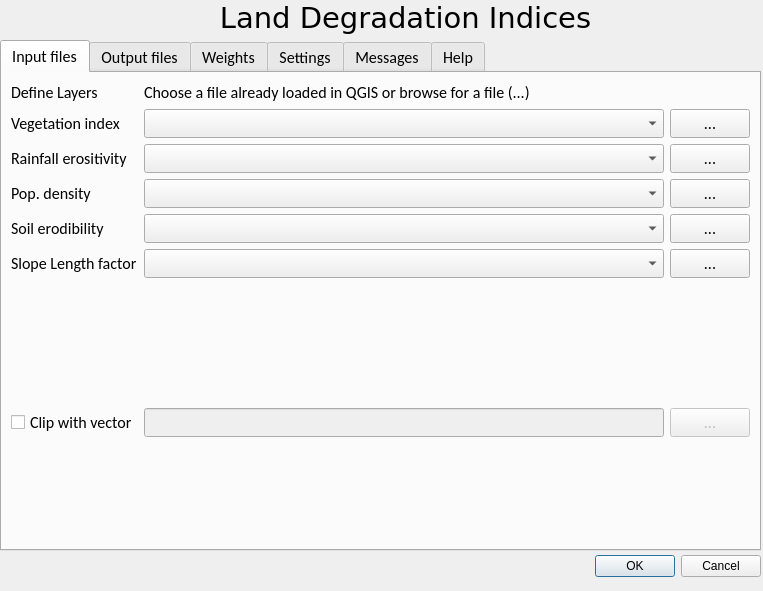
<?xml version="1.0" encoding="UTF-8"?>
<ui version="4.0">
 <class>RCMRD_LandDegrDialogBase</class>
 <widget class="QDialog" name="RCMRD_LandDegrDialogBase">
  <property name="geometry">
   <rect>
    <x>0</x>
    <y>0</y>
    <width>763</width>
    <height>591</height>
   </rect>
  </property>
  <property name="windowTitle">
   <string>Land Degradation (RCMRD)</string>
  </property>
  <widget class="QDialogButtonBox" name="button_box">
   <property name="geometry">
    <rect>
     <x>420</x>
     <y>550</y>
     <width>341</width>
     <height>32</height>
    </rect>
   </property>
   <property name="orientation">
    <enum>Qt::Horizontal</enum>
   </property>
   <property name="standardButtons">
    <set>QDialogButtonBox::Cancel|QDialogButtonBox::Ok</set>
   </property>
  </widget>
  <widget class="QTabWidget" name="tabWidget">
   <property name="geometry">
    <rect>
     <x>0</x>
     <y>40</y>
     <width>761</width>
     <height>511</height>
    </rect>
   </property>
   <property name="font">
    <font>
     <family>Calibri</family>
     <pointsize>12</pointsize>
    </font>
   </property>
   <property name="locale">
    <locale language="English" country="UnitedStates"/>
   </property>
   <property name="tabPosition">
    <enum>QTabWidget::North</enum>
   </property>
   <property name="tabShape">
    <enum>QTabWidget::Rounded</enum>
   </property>
   <property name="currentIndex">
    <number>0</number>
   </property>
   <property name="tabsClosable">
    <bool>false</bool>
   </property>
   <property name="movable">
    <bool>false</bool>
   </property>
   <widget class="QWidget" name="tabFiles">
    <property name="locale">
     <locale language="English" country="UnitedStates"/>
    </property>
    <attribute name="title">
     <string>Input files</string>
    </attribute>
    <layout class="QGridLayout" name="gridLayout_4">
     <item row="8" column="1">
      <spacer name="horizontalSpacer">
       <property name="orientation">
        <enum>Qt::Horizontal</enum>
       </property>
       <property name="sizeHint" stdset="0">
        <size>
         <width>40</width>
         <height>20</height>
        </size>
       </property>
      </spacer>
     </item>
     <item row="6" column="0">
      <widget class="QLabel" name="label_19">
       <property name="text">
        <string>Soil erodibility</string>
       </property>
      </widget>
     </item>
     <item row="0" column="1">
      <widget class="QLabel" name="label_4">
       <property name="text">
        <string>Choose a file already loaded in QGIS or browse for a file (...)</string>
       </property>
      </widget>
     </item>
     <item row="0" column="0">
      <widget class="QLabel" name="label_3">
       <property name="text">
        <string>Define Layers</string>
       </property>
      </widget>
     </item>
     <item row="5" column="0">
      <widget class="QLabel" name="labelPopDensity">
       <property name="text">
        <string>Pop. density</string>
       </property>
      </widget>
     </item>
     <item row="7" column="2">
      <widget class="QPushButton" name="buttonSlopeLF">
       <property name="text">
        <string>...</string>
       </property>
      </widget>
     </item>
     <item row="6" column="2">
      <widget class="QPushButton" name="buttonErodibility">
       <property name="text">
        <string>...</string>
       </property>
      </widget>
     </item>
     <item row="7" column="0">
      <widget class="QLabel" name="labelSlopeLF">
       <property name="text">
        <string>Slope Length factor</string>
       </property>
      </widget>
     </item>
     <item row="5" column="1">
      <widget class="QComboBox" name="comboPopDensity"/>
     </item>
     <item row="7" column="1">
      <widget class="QComboBox" name="comboSlopeLF"/>
     </item>
     <item row="6" column="1">
      <widget class="QComboBox" name="comboSoilErodibility"/>
     </item>
     <item row="1" column="1">
      <widget class="QComboBox" name="comboVegetationIndex"/>
     </item>
     <item row="1" column="0">
      <widget class="QLabel" name="labelVegetationIndex">
       <property name="text">
        <string>Vegetation index</string>
       </property>
      </widget>
     </item>
     <item row="2" column="0">
      <widget class="QLabel" name="labelRainfallErosivity">
       <property name="text">
        <string>Rainfall erositivity</string>
       </property>
      </widget>
     </item>
     <item row="2" column="1">
      <widget class="QComboBox" name="comboRainfallErosivity"/>
     </item>
     <item row="5" column="2">
      <widget class="QPushButton" name="buttonPopDensity">
       <property name="text">
        <string>...</string>
       </property>
      </widget>
     </item>
     <item row="2" column="2">
      <widget class="QPushButton" name="buttonRainfallErosivity">
       <property name="text">
        <string>...</string>
       </property>
      </widget>
     </item>
     <item row="1" column="2">
      <widget class="QPushButton" name="buttonVegetationIndex">
       <property name="text">
        <string>...</string>
       </property>
      </widget>
     </item>
     <item row="11" column="1">
      <spacer name="verticalSpacer_4">
       <property name="orientation">
        <enum>Qt::Vertical</enum>
       </property>
       <property name="sizeHint" stdset="0">
        <size>
         <width>20</width>
         <height>40</height>
        </size>
       </property>
      </spacer>
     </item>
     <item row="10" column="0">
      <widget class="QCheckBox" name="checkClipShp">
       <property name="text">
        <string>Clip with vector</string>
       </property>
      </widget>
     </item>
     <item row="10" column="1">
      <widget class="QLineEdit" name="editClipShp">
       <property name="enabled">
        <bool>false</bool>
       </property>
      </widget>
     </item>
     <item row="10" column="2">
      <widget class="QPushButton" name="buttonClipShp">
       <property name="enabled">
        <bool>false</bool>
       </property>
       <property name="text">
        <string>...</string>
       </property>
      </widget>
     </item>
     <item row="9" column="1">
      <spacer name="verticalSpacer_3">
       <property name="orientation">
        <enum>Qt::Vertical</enum>
       </property>
       <property name="sizeHint" stdset="0">
        <size>
         <width>20</width>
         <height>40</height>
        </size>
       </property>
      </spacer>
     </item>
    </layout>
   </widget>
   <widget class="QWidget" name="tabOutput">
    <attribute name="title">
     <string>Output files</string>
    </attribute>
    <layout class="QGridLayout" name="gridLayout_5">
     <item row="2" column="0">
      <widget class="QLineEdit" name="editOutPLDI"/>
     </item>
     <item row="0" column="0">
      <widget class="QLabel" name="label_17">
       <property name="font">
        <font>
         <pointsize>12</pointsize>
        </font>
       </property>
       <property name="text">
        <string>Define output maps filename and paths.</string>
       </property>
      </widget>
     </item>
     <item row="1" column="0">
      <widget class="QLabel" name="label_20">
       <property name="text">
        <string>Potential Land Degradation Index</string>
       </property>
      </widget>
     </item>
     <item row="2" column="1">
      <widget class="QPushButton" name="buttonPotLDIM">
       <property name="text">
        <string>...</string>
       </property>
      </widget>
     </item>
     <item row="3" column="0">
      <widget class="QLabel" name="label_21">
       <property name="text">
        <string>Actual Land Degradation Index</string>
       </property>
      </widget>
     </item>
     <item row="4" column="0">
      <widget class="QLineEdit" name="editOutALDI"/>
     </item>
     <item row="4" column="1">
      <widget class="QPushButton" name="buttonActLDIM">
       <property name="text">
        <string>...</string>
       </property>
      </widget>
     </item>
     <item row="5" column="0">
      <spacer name="verticalSpacer_5">
       <property name="orientation">
        <enum>Qt::Vertical</enum>
       </property>
       <property name="sizeHint" stdset="0">
        <size>
         <width>20</width>
         <height>40</height>
        </size>
       </property>
      </spacer>
     </item>
     <item row="6" column="0">
      <widget class="QLabel" name="label_5">
       <property name="text">
        <string>Working directory, to temporarily save files</string>
       </property>
      </widget>
     </item>
     <item row="7" column="0">
      <widget class="QLineEdit" name="editWrkDir"/>
     </item>
     <item row="7" column="1">
      <widget class="QPushButton" name="buttonWrkDir">
       <property name="text">
        <string>...</string>
       </property>
      </widget>
     </item>
    </layout>
   </widget>
   <widget class="QWidget" name="tabWeights">
    <attribute name="title">
     <string>Weights</string>
    </attribute>
    <layout class="QGridLayout" name="gridLayout_6">
     <item row="8" column="1">
      <spacer name="verticalSpacer_6">
       <property name="orientation">
        <enum>Qt::Vertical</enum>
       </property>
       <property name="sizeHint" stdset="0">
        <size>
         <width>20</width>
         <height>40</height>
        </size>
       </property>
      </spacer>
     </item>
     <item row="7" column="5">
      <widget class="QDoubleSpinBox" name="spinActSlopeLF">
       <property name="decimals">
        <number>0</number>
       </property>
       <property name="minimum">
        <double>0.000000000000000</double>
       </property>
       <property name="maximum">
        <double>100.000000000000000</double>
       </property>
       <property name="singleStep">
        <double>1.000000000000000</double>
       </property>
       <property name="value">
        <double>50.000000000000000</double>
       </property>
      </widget>
     </item>
     <item row="7" column="4">
      <widget class="QLabel" name="label_22">
       <property name="text">
        <string>Slope Length factor</string>
       </property>
      </widget>
     </item>
     <item row="6" column="5">
      <widget class="QDoubleSpinBox" name="spinActSoilErod">
       <property name="decimals">
        <number>0</number>
       </property>
       <property name="minimum">
        <double>0.000000000000000</double>
       </property>
       <property name="maximum">
        <double>100.000000000000000</double>
       </property>
       <property name="singleStep">
        <double>1.000000000000000</double>
       </property>
       <property name="value">
        <double>30.000000000000000</double>
       </property>
      </widget>
     </item>
     <item row="6" column="4">
      <widget class="QLabel" name="label_23">
       <property name="text">
        <string>Soil Erodibility</string>
       </property>
      </widget>
     </item>
     <item row="6" column="2">
      <widget class="QDoubleSpinBox" name="spinPotSlopeLF">
       <property name="decimals">
        <number>0</number>
       </property>
       <property name="minimum">
        <double>0.000000000000000</double>
       </property>
       <property name="maximum">
        <double>100.000000000000000</double>
       </property>
       <property name="singleStep">
        <double>1.000000000000000</double>
       </property>
       <property name="value">
        <double>50.000000000000000</double>
       </property>
      </widget>
     </item>
     <item row="6" column="1">
      <widget class="QLabel" name="label_24">
       <property name="text">
        <string>Slope Length factor</string>
       </property>
      </widget>
     </item>
     <item row="5" column="5">
      <widget class="QDoubleSpinBox" name="spinActPopDens">
       <property name="decimals">
        <number>0</number>
       </property>
       <property name="minimum">
        <double>0.000000000000000</double>
       </property>
       <property name="maximum">
        <double>100.000000000000000</double>
       </property>
       <property name="singleStep">
        <double>1.000000000000000</double>
       </property>
       <property name="value">
        <double>10.000000000000000</double>
       </property>
      </widget>
     </item>
     <item row="5" column="4">
      <widget class="QLabel" name="label_25">
       <property name="text">
        <string>Population density</string>
       </property>
      </widget>
     </item>
     <item row="5" column="2">
      <widget class="QDoubleSpinBox" name="spinPotSoilErod">
       <property name="decimals">
        <number>0</number>
       </property>
       <property name="minimum">
        <double>0.000000000000000</double>
       </property>
       <property name="maximum">
        <double>100.000000000000000</double>
       </property>
       <property name="singleStep">
        <double>1.000000000000000</double>
       </property>
       <property name="value">
        <double>30.000000000000000</double>
       </property>
      </widget>
     </item>
     <item row="5" column="1">
      <widget class="QLabel" name="label_26">
       <property name="text">
        <string>Soil erodibility</string>
       </property>
      </widget>
     </item>
     <item row="4" column="6">
      <spacer name="horizontalSpacer_6">
       <property name="orientation">
        <enum>Qt::Horizontal</enum>
       </property>
       <property name="sizeType">
        <enum>QSizePolicy::Expanding</enum>
       </property>
       <property name="sizeHint" stdset="0">
        <size>
         <width>40</width>
         <height>20</height>
        </size>
       </property>
      </spacer>
     </item>
     <item row="4" column="5">
      <widget class="QDoubleSpinBox" name="spinActRFE">
       <property name="decimals">
        <number>0</number>
       </property>
       <property name="minimum">
        <double>0.000000000000000</double>
       </property>
       <property name="maximum">
        <double>100.000000000000000</double>
       </property>
       <property name="singleStep">
        <double>1.000000000000000</double>
       </property>
       <property name="value">
        <double>20.000000000000000</double>
       </property>
      </widget>
     </item>
     <item row="4" column="4">
      <widget class="QLabel" name="label_27">
       <property name="text">
        <string>Rainfall Erosivity</string>
       </property>
      </widget>
     </item>
     <item row="4" column="3">
      <spacer name="horizontalSpacer_7">
       <property name="orientation">
        <enum>Qt::Horizontal</enum>
       </property>
       <property name="sizeType">
        <enum>QSizePolicy::Expanding</enum>
       </property>
       <property name="sizeHint" stdset="0">
        <size>
         <width>40</width>
         <height>20</height>
        </size>
       </property>
      </spacer>
     </item>
     <item row="4" column="2">
      <widget class="QDoubleSpinBox" name="spinPotPopDens">
       <property name="decimals">
        <number>0</number>
       </property>
       <property name="minimum">
        <double>0.000000000000000</double>
       </property>
       <property name="maximum">
        <double>100.000000000000000</double>
       </property>
       <property name="singleStep">
        <double>1.000000000000000</double>
       </property>
       <property name="value">
        <double>10.000000000000000</double>
       </property>
      </widget>
     </item>
     <item row="4" column="1">
      <widget class="QLabel" name="label_28">
       <property name="text">
        <string>Population density</string>
       </property>
      </widget>
     </item>
     <item row="4" column="0">
      <spacer name="horizontalSpacer_8">
       <property name="orientation">
        <enum>Qt::Horizontal</enum>
       </property>
       <property name="sizeType">
        <enum>QSizePolicy::Minimum</enum>
       </property>
       <property name="sizeHint" stdset="0">
        <size>
         <width>40</width>
         <height>20</height>
        </size>
       </property>
      </spacer>
     </item>
     <item row="2" column="4">
      <widget class="QLabel" name="label_29">
       <property name="text">
        <string>Vegetation index</string>
       </property>
      </widget>
     </item>
     <item row="2" column="2">
      <widget class="QDoubleSpinBox" name="spinPotRFE">
       <property name="decimals">
        <number>0</number>
       </property>
       <property name="minimum">
        <double>0.000000000000000</double>
       </property>
       <property name="maximum">
        <double>100.000000000000000</double>
       </property>
       <property name="singleStep">
        <double>1.000000000000000</double>
       </property>
       <property name="value">
        <double>20.000000000000000</double>
       </property>
      </widget>
     </item>
     <item row="1" column="4">
      <widget class="QLabel" name="label_30">
       <property name="font">
        <font>
         <pointsize>12</pointsize>
        </font>
       </property>
       <property name="text">
        <string>Actual LDIM</string>
       </property>
      </widget>
     </item>
     <item row="2" column="5">
      <widget class="QDoubleSpinBox" name="spinActVGT">
       <property name="decimals">
        <number>0</number>
       </property>
       <property name="minimum">
        <double>0.000000000000000</double>
       </property>
       <property name="maximum">
        <double>100.000000000000000</double>
       </property>
       <property name="singleStep">
        <double>1.000000000000000</double>
       </property>
       <property name="value">
        <double>40.000000000000000</double>
       </property>
      </widget>
     </item>
     <item row="1" column="1">
      <widget class="QLabel" name="label_31">
       <property name="font">
        <font>
         <pointsize>12</pointsize>
        </font>
       </property>
       <property name="text">
        <string>Potential LDIM</string>
       </property>
      </widget>
     </item>
     <item row="2" column="1">
      <widget class="QLabel" name="label_32">
       <property name="text">
        <string>Rainfall erosivity</string>
       </property>
      </widget>
     </item>
     <item row="0" column="0">
      <widget class="QLabel" name="label_33">
       <property name="font">
        <font>
         <pointsize>12</pointsize>
        </font>
       </property>
       <property name="text">
        <string>Define weigths</string>
       </property>
      </widget>
     </item>
    </layout>
   </widget>
   <widget class="QWidget" name="tabSettings">
    <property name="locale">
     <locale language="English" country="UnitedStates"/>
    </property>
    <attribute name="title">
     <string>Settings</string>
    </attribute>
    <layout class="QGridLayout" name="gridLayout">
     <item row="9" column="0">
      <widget class="QLabel" name="label_2">
       <property name="text">
        <string>Pixel resolution</string>
       </property>
      </widget>
     </item>
     <item row="3" column="3">
      <widget class="QLineEdit" name="RoiSouthEdit"/>
     </item>
     <item row="2" column="2">
      <widget class="QLineEdit" name="RoiWestEdit"/>
     </item>
     <item row="0" column="0">
      <widget class="QLabel" name="label_34">
       <property name="font">
        <font>
         <pointsize>12</pointsize>
        </font>
       </property>
       <property name="text">
        <string>Choose a predefined region</string>
       </property>
      </widget>
     </item>
     <item row="11" column="3">
      <spacer name="verticalSpacer">
       <property name="orientation">
        <enum>Qt::Vertical</enum>
       </property>
       <property name="sizeHint" stdset="0">
        <size>
         <width>20</width>
         <height>40</height>
        </size>
       </property>
      </spacer>
     </item>
     <item row="7" column="1">
      <widget class="QLabel" name="labelProjectionName">
       <property name="font">
        <font>
         <pointsize>10</pointsize>
        </font>
       </property>
       <property name="text">
        <string>Geographic (epsg:4326)</string>
       </property>
      </widget>
     </item>
     <item row="0" column="3">
      <widget class="QLineEdit" name="RoiNorthEdit"/>
     </item>
     <item row="7" column="0">
      <widget class="QLabel" name="label">
       <property name="text">
        <string>Output projection</string>
       </property>
      </widget>
     </item>
     <item row="4" column="3">
      <spacer name="verticalSpacer_2">
       <property name="orientation">
        <enum>Qt::Vertical</enum>
       </property>
       <property name="sizeHint" stdset="0">
        <size>
         <width>20</width>
         <height>40</height>
        </size>
       </property>
      </spacer>
     </item>
     <item row="2" column="0">
      <widget class="QComboBox" name="comboChooseArea"/>
     </item>
     <item row="2" column="5">
      <widget class="QLineEdit" name="RoiEastEdit"/>
     </item>
     <item row="2" column="1">
      <spacer name="horizontalSpacer_2">
       <property name="orientation">
        <enum>Qt::Horizontal</enum>
       </property>
       <property name="sizeHint" stdset="0">
        <size>
         <width>40</width>
         <height>20</height>
        </size>
       </property>
      </spacer>
     </item>
     <item row="8" column="1">
      <widget class="QLabel" name="labelProjectionDef">
       <property name="font">
        <font>
         <pointsize>10</pointsize>
        </font>
       </property>
       <property name="text">
        <string>WGS-84</string>
       </property>
      </widget>
     </item>
     <item row="9" column="2">
      <widget class="QLabel" name="label_6">
       <property name="text">
        <string>degrees/pixel</string>
       </property>
      </widget>
     </item>
     <item row="10" column="2">
      <widget class="QLabel" name="label_7">
       <property name="text">
        <string>eq. m/pixel</string>
       </property>
      </widget>
     </item>
     <item row="9" column="1">
      <widget class="QDoubleSpinBox" name="spinTR_deg">
       <property name="prefix">
        <string notr="true"/>
       </property>
       <property name="suffix">
        <string notr="true"/>
       </property>
       <property name="decimals">
        <number>12</number>
       </property>
       <property name="minimum">
        <double>0.000008000000000</double>
       </property>
       <property name="maximum">
        <double>0.090000000000000</double>
       </property>
       <property name="singleStep">
        <double>0.000001000000000</double>
       </property>
       <property name="value">
        <double>0.000892000000000</double>
       </property>
      </widget>
     </item>
     <item row="10" column="1">
      <widget class="QDoubleSpinBox" name="spinTR_m">
       <property name="decimals">
        <number>0</number>
       </property>
       <property name="minimum">
        <double>1.000000000000000</double>
       </property>
       <property name="maximum">
        <double>20000.000000000000000</double>
       </property>
       <property name="value">
        <double>100.000000000000000</double>
       </property>
      </widget>
     </item>
    </layout>
   </widget>
   <widget class="QWidget" name="tabLog">
    <attribute name="title">
     <string>Messages</string>
    </attribute>
    <widget class="QTextEdit" name="logTextDump">
     <property name="geometry">
      <rect>
       <x>0</x>
       <y>0</y>
       <width>751</width>
       <height>471</height>
      </rect>
     </property>
    </widget>
   </widget>
   <widget class="QWidget" name="tabHelp">
    <attribute name="title">
     <string>Help</string>
    </attribute>
    <widget class="QTextBrowser" name="textBrowser">
     <property name="geometry">
      <rect>
       <x>0</x>
       <y>0</y>
       <width>741</width>
       <height>461</height>
      </rect>
     </property>
     <property name="font">
      <font>
       <family>Calibri</family>
      </font>
     </property>
     <property name="html">
      <string>&lt;!DOCTYPE HTML PUBLIC &quot;-//W3C//DTD HTML 4.0//EN&quot; &quot;http://www.w3.org/TR/REC-html40/strict.dtd&quot;&gt;
&lt;html&gt;&lt;head&gt;&lt;meta name=&quot;qrichtext&quot; content=&quot;1&quot; /&gt;&lt;style type=&quot;text/css&quot;&gt;
p, li { white-space: pre-wrap; }
&lt;/style&gt;&lt;/head&gt;&lt;body style=&quot; font-family:'Calibri'; font-size:12pt; font-weight:400; font-style:normal;&quot;&gt;
&lt;p align=&quot;center&quot; style=&quot; margin-top:0px; margin-bottom:0px; margin-left:0px; margin-right:0px; -qt-block-indent:0; text-indent:0px;&quot;&gt;&lt;span style=&quot; font-size:18pt;&quot;&gt;Land Degradation Indices&lt;/span&gt;&lt;/p&gt;
&lt;p align=&quot;center&quot; style=&quot; margin-top:0px; margin-bottom:0px; margin-left:0px; margin-right:0px; -qt-block-indent:0; text-indent:0px;&quot;&gt;&lt;span style=&quot; font-size:18pt;&quot;&gt;RCMRD&lt;/span&gt;&lt;/p&gt;
&lt;p style=&quot;-qt-paragraph-type:empty; margin-top:0px; margin-bottom:0px; margin-left:0px; margin-right:0px; -qt-block-indent:0; text-indent:0px; font-size:14pt;&quot;&gt;&lt;br /&gt;&lt;/p&gt;
&lt;p style=&quot; margin-top:0px; margin-bottom:0px; margin-left:0px; margin-right:0px; -qt-block-indent:0; text-indent:0px;&quot;&gt;&lt;span style=&quot; font-size:14pt;&quot;&gt;This plugins computes land degradation indices, as defined by Korme et al.&lt;/span&gt;&lt;/p&gt;
&lt;p style=&quot;-qt-paragraph-type:empty; margin-top:0px; margin-bottom:0px; margin-left:0px; margin-right:0px; -qt-block-indent:0; text-indent:0px; font-family:'Calibi'; font-size:14pt;&quot;&gt;&lt;br /&gt;&lt;/p&gt;
&lt;p style=&quot;-qt-paragraph-type:empty; margin-top:0px; margin-bottom:0px; margin-left:0px; margin-right:0px; -qt-block-indent:0; text-indent:0px; font-size:14pt;&quot;&gt;&lt;br /&gt;&lt;/p&gt;
&lt;p style=&quot; margin-top:0px; margin-bottom:0px; margin-left:0px; margin-right:0px; -qt-block-indent:0; text-indent:0px;&quot;&gt;&lt;span style=&quot; font-size:14pt;&quot;&gt;Author: Bruno Combal, bruno.combal@gmail.com&lt;/span&gt;&lt;/p&gt;
&lt;p style=&quot; margin-top:0px; margin-bottom:0px; margin-left:0px; margin-right:0px; -qt-block-indent:0; text-indent:0px;&quot;&gt;&lt;span style=&quot; font-size:14pt;&quot;&gt;Project: MESA, 2015&lt;/span&gt;&lt;/p&gt;
&lt;hr /&gt;
&lt;p style=&quot; margin-top:0px; margin-bottom:0px; margin-left:0px; margin-right:0px; -qt-block-indent:0; text-indent:0px;&quot;&gt;&lt;span style=&quot; font-size:14pt; font-weight:600;&quot;&gt;Definition of Land Degradation Indices&lt;/span&gt;&lt;/p&gt;
&lt;p style=&quot;-qt-paragraph-type:empty; margin-top:0px; margin-bottom:0px; margin-left:0px; margin-right:0px; -qt-block-indent:0; text-indent:0px; font-size:14pt;&quot;&gt;&lt;br /&gt;&lt;/p&gt;
&lt;p style=&quot;-qt-paragraph-type:empty; margin-top:0px; margin-bottom:0px; margin-left:0px; margin-right:0px; -qt-block-indent:0; text-indent:0px; font-size:14pt;&quot;&gt;&lt;br /&gt;&lt;/p&gt;
&lt;p style=&quot; margin-top:0px; margin-bottom:0px; margin-left:0px; margin-right:0px; -qt-block-indent:0; text-indent:0px;&quot;&gt;&lt;span style=&quot; font-size:14pt; font-weight:600;&quot;&gt;How if works&lt;/span&gt;&lt;/p&gt;
&lt;p style=&quot; margin-top:0px; margin-bottom:0px; margin-left:0px; margin-right:0px; -qt-block-indent:0; text-indent:0px;&quot;&gt;&lt;span style=&quot; font-size:14pt;&quot;&gt;1. Define input layers.&lt;/span&gt;&lt;/p&gt;
&lt;p style=&quot; margin-top:0px; margin-bottom:0px; margin-left:0px; margin-right:0px; -qt-block-indent:0; text-indent:0px;&quot;&gt;&lt;span style=&quot; font-size:14pt;&quot;&gt;Click on tab &amp;quot;Input files&amp;quot; and assign layers already opened in QGIS to each variable: the drop-down menu let you choose the layer. If the layers were not initially open in QGIS, you can use the [...] button to browse to the file to open&lt;/span&gt;&lt;/p&gt;
&lt;p style=&quot;-qt-paragraph-type:empty; margin-top:0px; margin-bottom:0px; margin-left:0px; margin-right:0px; -qt-block-indent:0; text-indent:0px; font-size:14pt;&quot;&gt;&lt;br /&gt;&lt;/p&gt;
&lt;p style=&quot; margin-top:0px; margin-bottom:0px; margin-left:0px; margin-right:0px; -qt-block-indent:0; text-indent:0px;&quot;&gt;&lt;span style=&quot; font-size:14pt;&quot;&gt;2. Define output files&lt;/span&gt;&lt;/p&gt;
&lt;p style=&quot; margin-top:0px; margin-bottom:0px; margin-left:0px; margin-right:0px; -qt-block-indent:0; text-indent:0px;&quot;&gt;&lt;span style=&quot; font-size:14pt;&quot;&gt;Click on tab &amp;quot;Output files&amp;quot; and define a path and names for the two output files&lt;/span&gt;&lt;/p&gt;
&lt;p style=&quot;-qt-paragraph-type:empty; margin-top:0px; margin-bottom:0px; margin-left:0px; margin-right:0px; -qt-block-indent:0; text-indent:0px; font-size:14pt;&quot;&gt;&lt;br /&gt;&lt;/p&gt;
&lt;p style=&quot; margin-top:0px; margin-bottom:0px; margin-left:0px; margin-right:0px; -qt-block-indent:0; text-indent:0px;&quot;&gt;&lt;span style=&quot; font-size:14pt;&quot;&gt;2. Review settings&lt;/span&gt;&lt;/p&gt;
&lt;p style=&quot; margin-top:0px; margin-bottom:0px; margin-left:0px; margin-right:0px; -qt-block-indent:0; text-indent:0px;&quot;&gt;&lt;span style=&quot; font-size:14pt;&quot;&gt;In tab &amp;quot;Weights&amp;quot; check that the weightings are those you want for computing each indicator.&lt;/span&gt;&lt;/p&gt;
&lt;p style=&quot; margin-top:0px; margin-bottom:0px; margin-left:0px; margin-right:0px; -qt-block-indent:0; text-indent:0px;&quot;&gt;&lt;span style=&quot; font-size:14pt;&quot;&gt;In tab &amp;quot;Settings&amp;quot;, ensure that the Region of Interest is the one for which you want to do the calculation: each input layers will be cut out with this definition. In addition, the data will be projected and resampled according to the projection and pixel size defined in this tab.&lt;/span&gt;&lt;/p&gt;
&lt;p style=&quot;-qt-paragraph-type:empty; margin-top:0px; margin-bottom:0px; margin-left:0px; margin-right:0px; -qt-block-indent:0; text-indent:0px; font-size:14pt;&quot;&gt;&lt;br /&gt;&lt;/p&gt;
&lt;p style=&quot; margin-top:0px; margin-bottom:0px; margin-left:0px; margin-right:0px; -qt-block-indent:0; text-indent:0px;&quot;&gt;&lt;span style=&quot; font-size:14pt;&quot;&gt;3. Run processing&lt;/span&gt;&lt;/p&gt;
&lt;p style=&quot; margin-top:0px; margin-bottom:0px; margin-left:0px; margin-right:0px; -qt-block-indent:0; text-indent:0px;&quot;&gt;&lt;span style=&quot; font-size:14pt;&quot;&gt;Once the input files and output files are defined, and that you are sure about the settings (weights and settings), click on OK. If any input or output file is not defined, the processing won't launch, and you'll be able to bring corrections.&lt;/span&gt;&lt;/p&gt;
&lt;p style=&quot; margin-top:0px; margin-bottom:0px; margin-left:0px; margin-right:0px; -qt-block-indent:0; text-indent:0px;&quot;&gt;&lt;span style=&quot; font-size:14pt;&quot;&gt;If everything is defined, the processing launches, and may take several minutes. The display switches to tab &amp;quot;Messages&amp;quot; which will show you the progression step by step.&lt;/span&gt;&lt;/p&gt;
&lt;p style=&quot;-qt-paragraph-type:empty; margin-top:0px; margin-bottom:0px; margin-left:0px; margin-right:0px; -qt-block-indent:0; text-indent:0px; font-size:14pt;&quot;&gt;&lt;br /&gt;&lt;/p&gt;
&lt;p style=&quot;-qt-paragraph-type:empty; margin-top:0px; margin-bottom:0px; margin-left:0px; margin-right:0px; -qt-block-indent:0; text-indent:0px; font-family:'Droid Sans'; font-size:14pt;&quot;&gt;&lt;br /&gt;&lt;/p&gt;&lt;/body&gt;&lt;/html&gt;</string>
     </property>
    </widget>
   </widget>
  </widget>
  <widget class="QLabel" name="Title">
   <property name="geometry">
    <rect>
     <x>220</x>
     <y>0</y>
     <width>371</width>
     <height>35</height>
    </rect>
   </property>
   <property name="font">
    <font>
     <family>Verdana</family>
     <pointsize>22</pointsize>
    </font>
   </property>
   <property name="text">
    <string>Land Degradation Indices</string>
   </property>
   <property name="alignment">
    <set>Qt::AlignCenter</set>
   </property>
  </widget>
 </widget>
 <tabstops>
  <tabstop>tabWidget</tabstop>
  <tabstop>comboVegetationIndex</tabstop>
  <tabstop>buttonVegetationIndex</tabstop>
  <tabstop>comboRainfallErosivity</tabstop>
  <tabstop>buttonRainfallErosivity</tabstop>
  <tabstop>comboPopDensity</tabstop>
  <tabstop>buttonPopDensity</tabstop>
  <tabstop>comboSoilErodibility</tabstop>
  <tabstop>buttonErodibility</tabstop>
  <tabstop>comboSlopeLF</tabstop>
  <tabstop>buttonSlopeLF</tabstop>
  <tabstop>editOutPLDI</tabstop>
  <tabstop>buttonPotLDIM</tabstop>
  <tabstop>editOutALDI</tabstop>
  <tabstop>buttonActLDIM</tabstop>
  <tabstop>editWrkDir</tabstop>
  <tabstop>buttonWrkDir</tabstop>
  <tabstop>spinPotRFE</tabstop>
  <tabstop>spinPotPopDens</tabstop>
  <tabstop>spinPotSoilErod</tabstop>
  <tabstop>spinPotSlopeLF</tabstop>
  <tabstop>spinActVGT</tabstop>
  <tabstop>spinActRFE</tabstop>
  <tabstop>spinActPopDens</tabstop>
  <tabstop>spinActSoilErod</tabstop>
  <tabstop>spinActSlopeLF</tabstop>
  <tabstop>comboChooseArea</tabstop>
  <tabstop>RoiNorthEdit</tabstop>
  <tabstop>RoiEastEdit</tabstop>
  <tabstop>RoiSouthEdit</tabstop>
  <tabstop>RoiWestEdit</tabstop>
  <tabstop>logTextDump</tabstop>
  <tabstop>textBrowser</tabstop>
 </tabstops>
 <resources/>
 <connections>
  <connection>
   <sender>button_box</sender>
   <signal>accepted()</signal>
   <receiver>RCMRD_LandDegrDialogBase</receiver>
   <slot>accept()</slot>
   <hints>
    <hint type="sourcelabel">
     <x>20</x>
     <y>20</y>
    </hint>
    <hint type="destinationlabel">
     <x>20</x>
     <y>20</y>
    </hint>
   </hints>
  </connection>
  <connection>
   <sender>button_box</sender>
   <signal>rejected()</signal>
   <receiver>RCMRD_LandDegrDialogBase</receiver>
   <slot>reject()</slot>
   <hints>
    <hint type="sourcelabel">
     <x>20</x>
     <y>20</y>
    </hint>
    <hint type="destinationlabel">
     <x>20</x>
     <y>20</y>
    </hint>
   </hints>
  </connection>
 </connections>
</ui>
